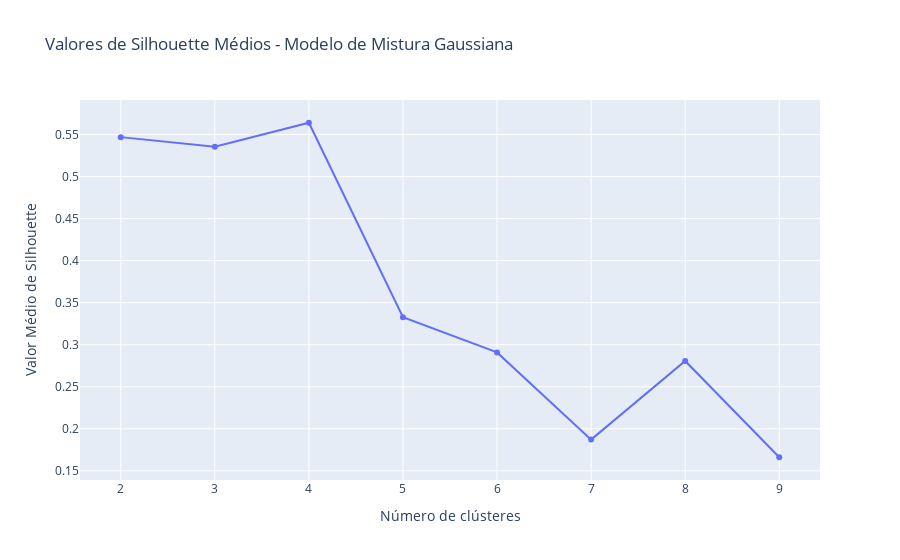

The notebook cell this image was saved under:
### Code cell
# Gráfico dos valores médios de SILHOUETTE para o modelo de mistura guassiana
import plotly.graph_objects as go
fig = go.Figure()
fig.add_trace(go.Scatter(x= faixa_n_clusters, y = valores_silhueta))
fig.update_layout(title= 'Valores de Silhouette Médios - Modelo de Mistura Gaussiana', xaxis_title='Número de clústeres', 
                 yaxis_title = 'Valor Médio de Silhouette')

### Figure 1 — Plotly figure (JSON) as saved in the notebook; plotly's stock layout.template omitted (floating-point values rounded to 4 significant figures)
{"data": [{"type": "scatter", "x": [2, 3, 4, 5, 6, 7, 8, 9], "y": [0.547, 0.5355, 0.5641, 0.3328, 0.2909, 0.1871, 0.2807, 0.1662]}], "layout": {"title": {"text": "Valores de Silhouette Médios - Modelo de Mistura Gaussiana"}, "xaxis": {"title": {"text": "Número de clústeres"}}, "yaxis": {"title": {"text": "Valor Médio de Silhouette"}}}}
